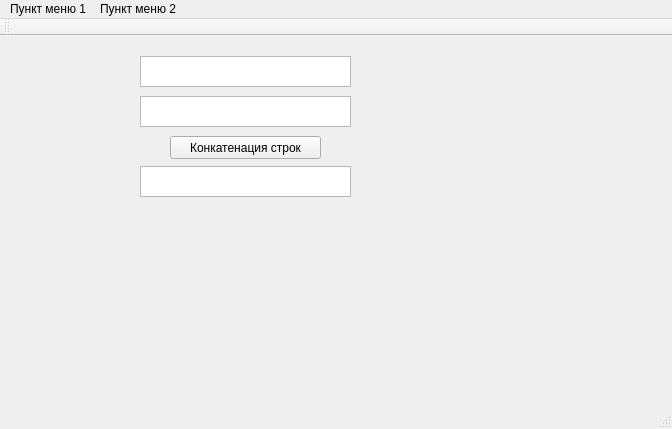
<?xml version="1.0" encoding="UTF-8"?>
<ui version="4.0">
 <class>MainWindow</class>
 <widget class="QMainWindow" name="MainWindow">
  <property name="geometry">
   <rect>
    <x>0</x>
    <y>0</y>
    <width>672</width>
    <height>429</height>
   </rect>
  </property>
  <property name="windowTitle">
   <string>Основное окно программы</string>
  </property>
  <widget class="QWidget" name="centralWidget">
   <widget class="QPushButton" name="pushButton">
    <property name="geometry">
     <rect>
      <x>170</x>
      <y>100</y>
      <width>151</width>
      <height>23</height>
     </rect>
    </property>
    <property name="text">
     <string>Конкатенация строк</string>
    </property>
   </widget>
   <widget class="QTextEdit" name="textEdit_1">
    <property name="geometry">
     <rect>
      <x>140</x>
      <y>20</y>
      <width>211</width>
      <height>31</height>
     </rect>
    </property>
    <property name="inputMethodHints">
     <set>Qt::ImhNone</set>
    </property>
   </widget>
   <widget class="QTextEdit" name="textEdit_2">
    <property name="geometry">
     <rect>
      <x>140</x>
      <y>60</y>
      <width>211</width>
      <height>31</height>
     </rect>
    </property>
   </widget>
   <widget class="QTextEdit" name="textEditSum">
    <property name="geometry">
     <rect>
      <x>140</x>
      <y>130</y>
      <width>211</width>
      <height>31</height>
     </rect>
    </property>
   </widget>
  </widget>
  <widget class="QMenuBar" name="menuBar">
   <property name="geometry">
    <rect>
     <x>0</x>
     <y>0</y>
     <width>672</width>
     <height>21</height>
    </rect>
   </property>
   <widget class="QMenu" name="menu">
    <property name="title">
     <string>Пункт меню 1</string>
    </property>
   </widget>
   <widget class="QMenu" name="menu_2">
    <property name="title">
     <string>Пункт меню 2</string>
    </property>
   </widget>
   <addaction name="menu"/>
   <addaction name="menu_2"/>
  </widget>
  <widget class="QToolBar" name="mainToolBar">
   <attribute name="toolBarArea">
    <enum>TopToolBarArea</enum>
   </attribute>
   <attribute name="toolBarBreak">
    <bool>false</bool>
   </attribute>
  </widget>
  <widget class="QStatusBar" name="statusBar"/>
 </widget>
 <layoutdefault spacing="6" margin="11"/>
 <resources/>
 <connections/>
</ui>
